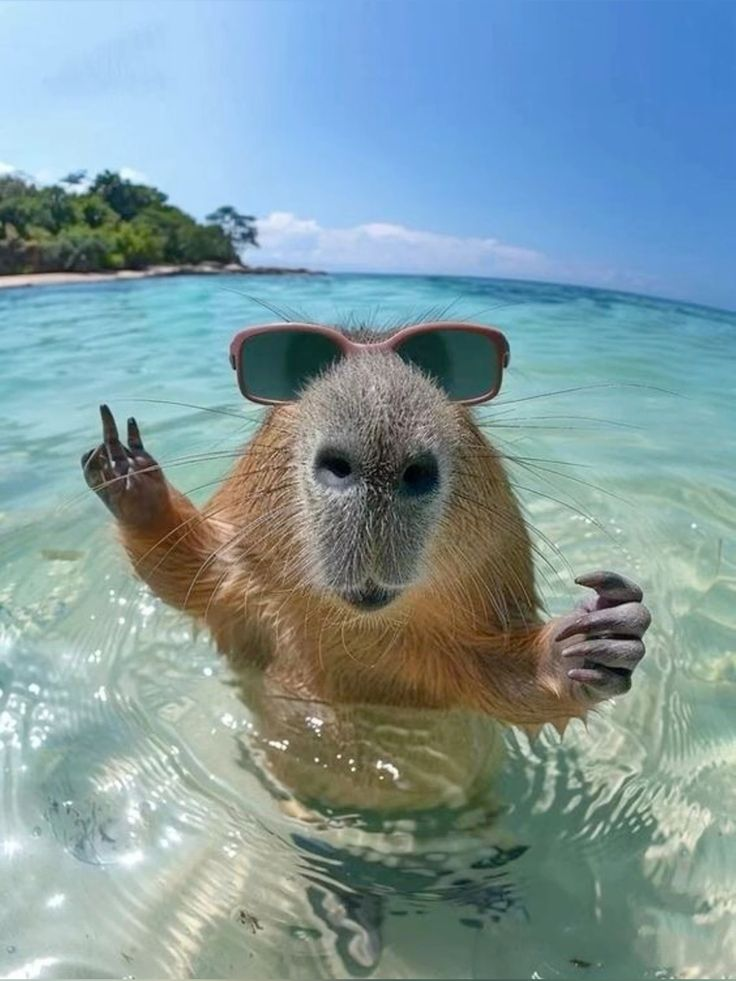
#> input picture BT_LAB01_W01/Capy.jpg, 736 x 981 px
$ jupyter execute Lab01.ipynb
#> lines starting #> are read from the running program, lines starting #| are printed output that depends on the picture
[cell 1]
from PIL import Image
import numpy as np

import imageio.v2 as iio
import matplotlib.pylab as plt


# BAI 1
# nạp ảnh
a = iio.imread('Capy.jpg')
#> a is the input picture: shape (981, 736, 3); mean R, G, B 128.3, 153.5, 158.6

# Tạo 3 ảnh đen mới cùng kích thước
r = np.zeros_like(a)
g = np.zeros_like(a)
b = np.zeros_like(a)

r[:,:,0] = a[:,:,0] # Kênh R đưa vào r
g[:,:,1] = a[:,:,1] # Kênh G đưa vào g
b[:,:,2] = a[:,:,2] # Kênh B đưa vào b

# Lưu mỗi kênh thành một ảnh riêng biệt.
iio.imwrite('Capy_red.png', r)
iio.imwrite('Capy_green.png', g)
iio.imwrite('Capy_blue.png', b)


# Hiển thị ảnh
plt.imshow(r)
plt.show()

[cell 2]
#BAI 2

a = iio.imread('Capy.jpg')

# R <-> G
b1 = a.copy()
b1[:,:,0], b1[:,:,1] = a[:,:,1], a[:,:,0]
iio.imwrite('Capy_swap_rg.png', b1)

# R <-> B
b2 = a.copy()
b2[:,:,0], b2[:,:,2] = a[:,:,2], a[:,:,0]
iio.imwrite('Capy_swap_rb.png', b2)

# G <-> B
b3 = a.copy()
b3[:,:,1], b3[:,:,2] = a[:,:,2], a[:,:,1]
iio.imwrite('Capy_swap_gb.png', b3)

plt.imshow(b1)
# plt.imshow(b2)
# plt.imshow(b3)
plt.show()

[cell 3]
# BAI 3
import colorsys

a = iio.imread('Capy.jpg')
rgb2hsv = np.vectorize(colorsys.rgb_to_hsv)

h, s, v = rgb2hsv(a[:,:,0], a[:,:,1], a[:,:,2])

iio.imwrite('Capy_hue.png', (h * 255).astype(np.uint8))
iio.imwrite('Capy_saturation.png', (s * 255).astype(np.uint8))
iio.imwrite('Capy_value.png', (v * 255).astype(np.uint8))
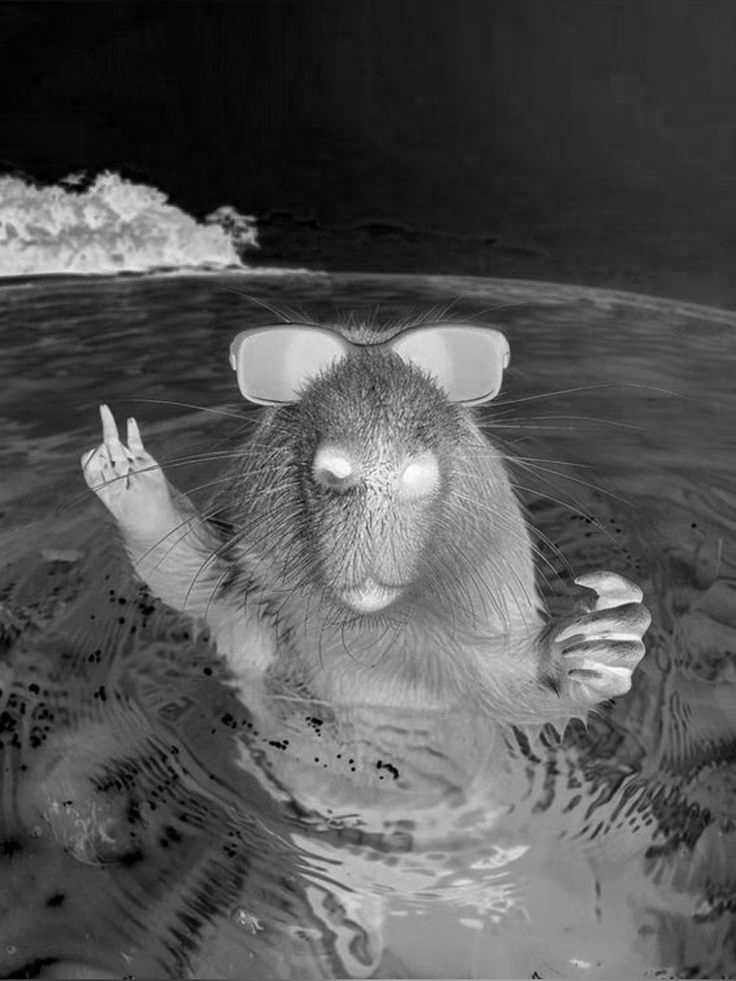
#> saved as Capy_value.png: shape (981, 736); min 1, max 255, mean 84.3

plt.imshow(s, cmap='gray')
plt.show()

[cell 4]
# BAI 4
a = iio.imread('Capy.jpg')
rgb2hsv = np.vectorize(colorsys.rgb_to_hsv)
hsv2rgb = np.vectorize(colorsys.hsv_to_rgb)

h, s, v = rgb2hsv(a[:,:,0], a[:,:,1], a[:,:,2])

h_new = h / 3
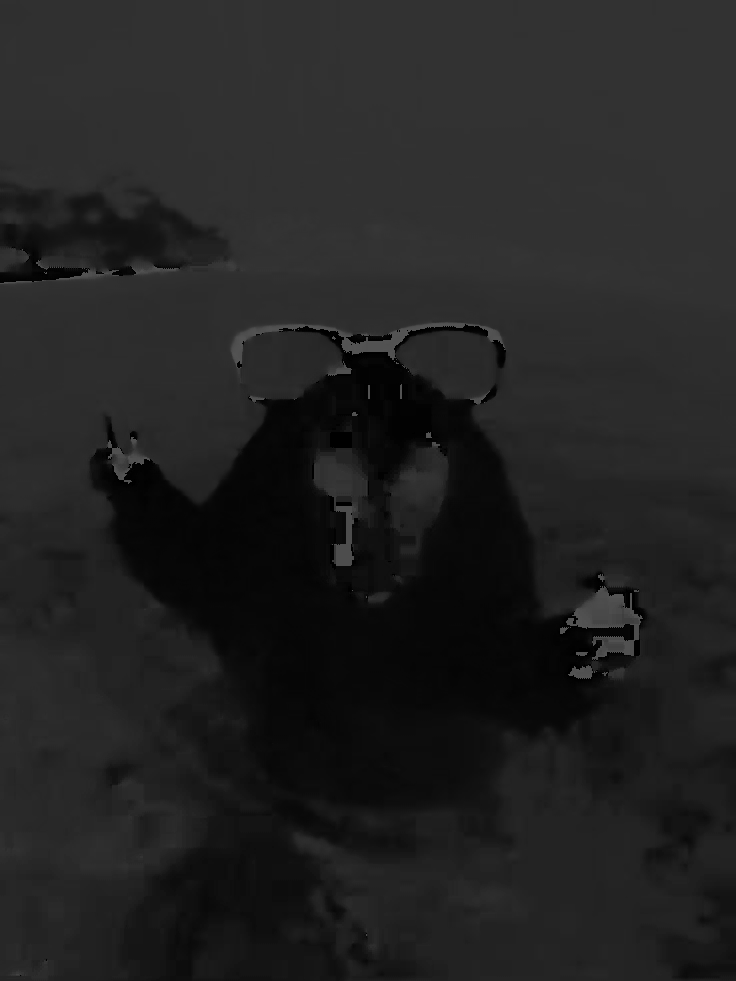
#> h_new: shape (981, 736) float64; min 0, max 0.332, mean 0.136
v_new = v * 0.75

r, g, b = hsv2rgb(h_new, s, v_new)
#> r: shape (981, 736) float64
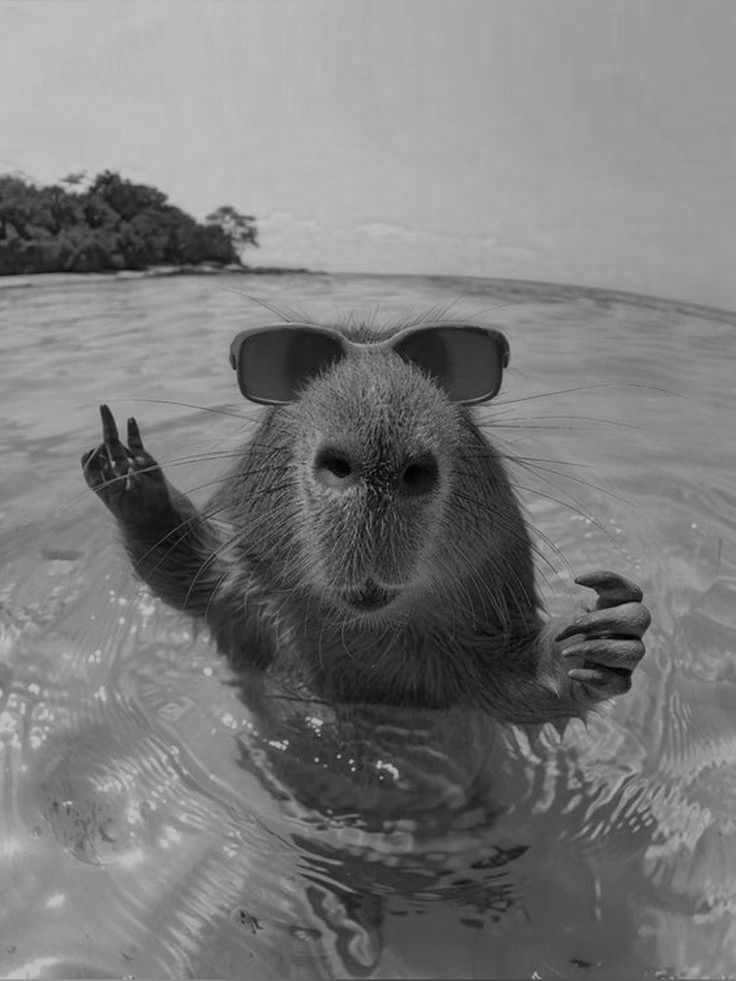
#> g: shape (981, 736) float64; min 0.5, max 191.2, mean 122.6
#> b: shape (981, 736) float64
img_new = np.stack([r, g, b], axis=2)
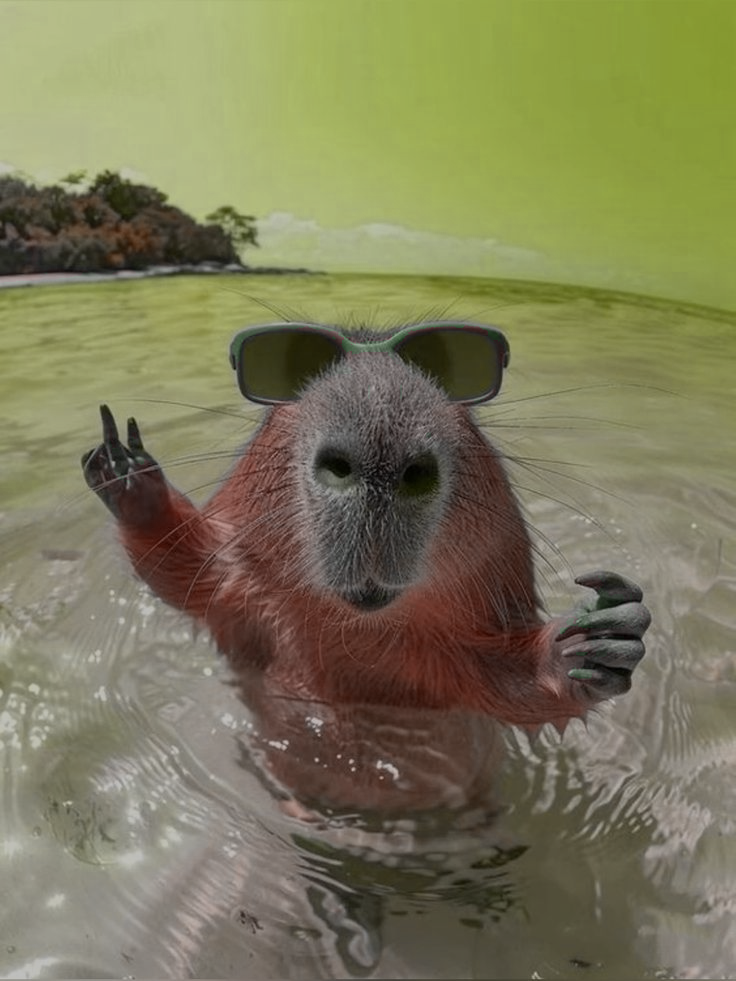
#> img_new: shape (981, 736, 3) float64; mean of channels 0, 1, 2 124.9, 122.6, 89.7; drawn as R, G, B

iio.imwrite('Capy_hsv_modified.png', (img_new * 255).astype(np.uint8))
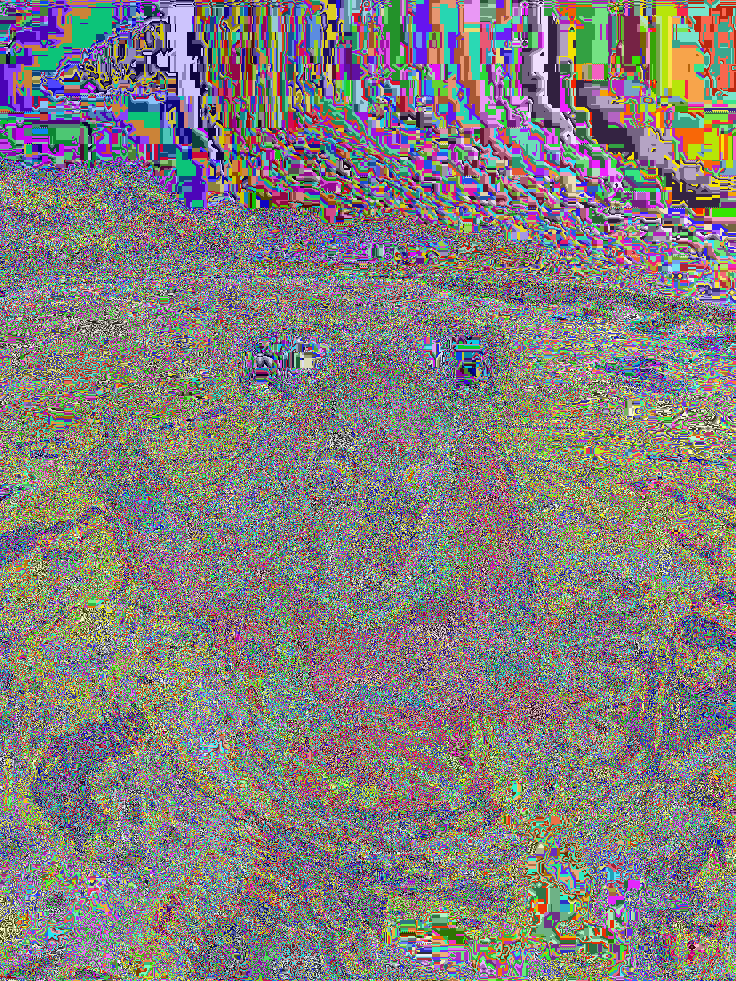
#> saved as Capy_hsv_modified.png: shape (981, 736, 3); mean R, G, B 130.6, 126.9, 125.5

plt.imshow(img_new)
plt.show()
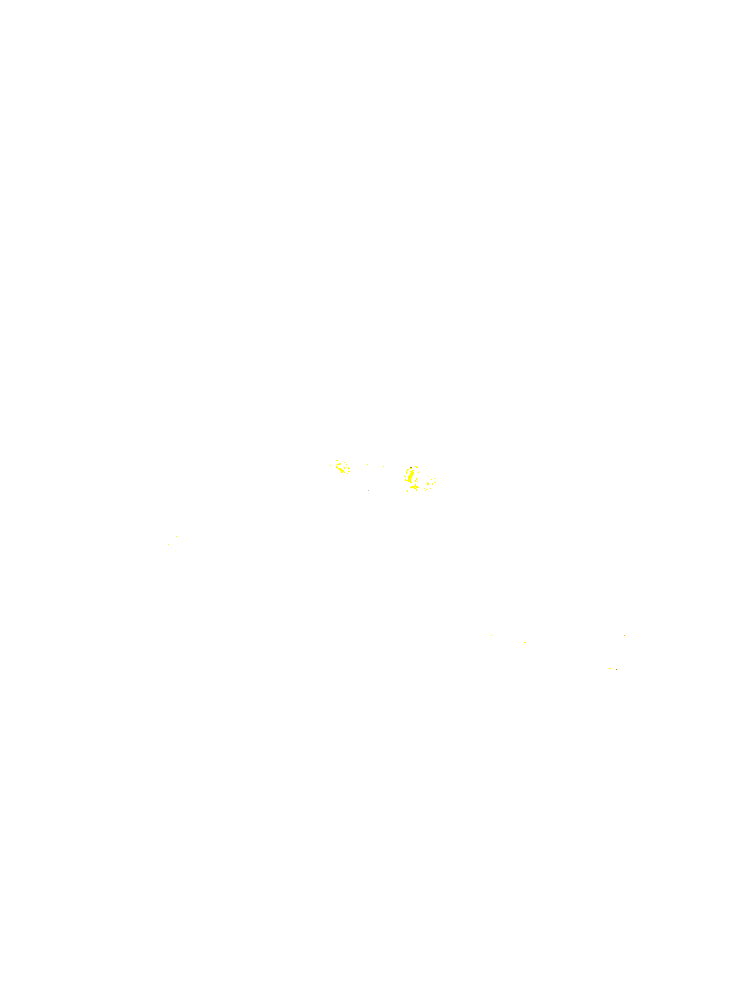
#> shown: shape (981, 736, 3) float64; mean R, G, B 1, 1, 1

[cell 5]
import numpy as np
import imageio.v2 as iio
import scipy.ndimage as sn
import os

# BAI 5


# Đọc từng ảnh trong thư mục "Exercise"
for fname in os.listdir('exercise'):
    if fname.endswith('.png') or fname.endswith('.jpeg'):
        path = os.path.join('exercise', fname)

        # Đọc ảnh và chuyển sang ảnh xám
        a = iio.imread(path, mode='F')
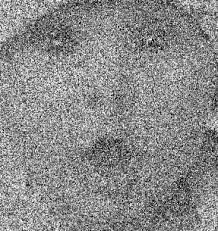
#> input picture BT_LAB01_W01/exercise/baby.jpeg, 218 x 231 px
#> a is the input picture: shape (231, 218) float32; min 0, max 255, mean 137.8
        k = np.ones((5,5)) / 25
        # Lọc trung bình
        b = sn.convolve(a, k).astype(np.uint8)
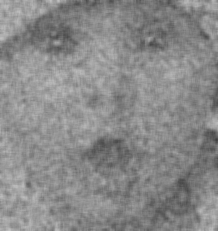
#> b: shape (231, 218); min 64, max 192, mean 137.3

        # Hiển thị kết quả
        print('Đang hiển thị ảnh:', fname)
        plt.imshow(b)
        plt.title('Mean filter: ' + fname)
        plt.show()
#> pass 2 of the loop `for fname in os.listdir('exercise'):`:
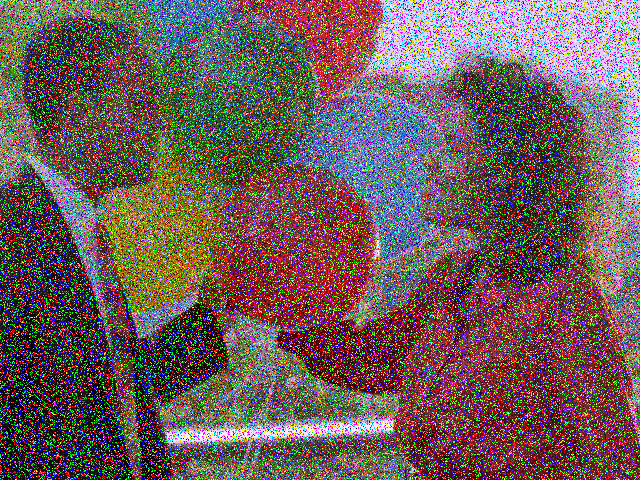
#> input picture BT_LAB01_W01/exercise/balloons_noisy.png, 640 x 480 px
#> `a = iio.imread(path, mode='F')`:
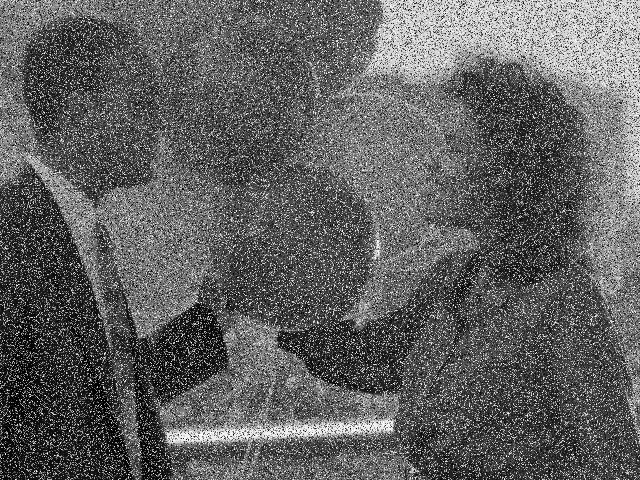
#> a: shape (480, 640) float32; min 0, max 255, mean 96.9
#> `b = sn.convolve(a, k).astype(np.uint8)`:
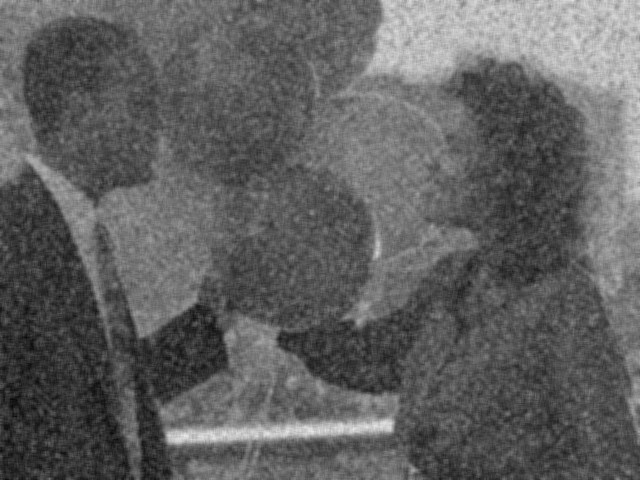
#> b: shape (480, 640); min 8, max 234, mean 96.4
#> pass 3 of the loop `for fname in os.listdir('exercise'):`:
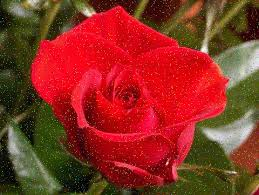
#> input picture BT_LAB01_W01/exercise/flower.jpeg, 259 x 195 px
#> `a = iio.imread(path, mode='F')`:
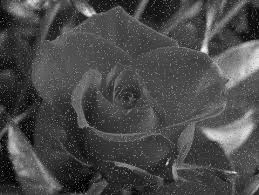
#> a: shape (195, 259) float32; min 0, max 248.9, mean 74.4
#> `b = sn.convolve(a, k).astype(np.uint8)`:
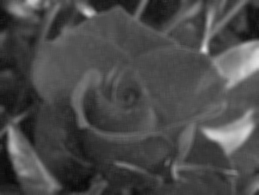
#> b: shape (195, 259); min 9, max 224, mean 73.9
